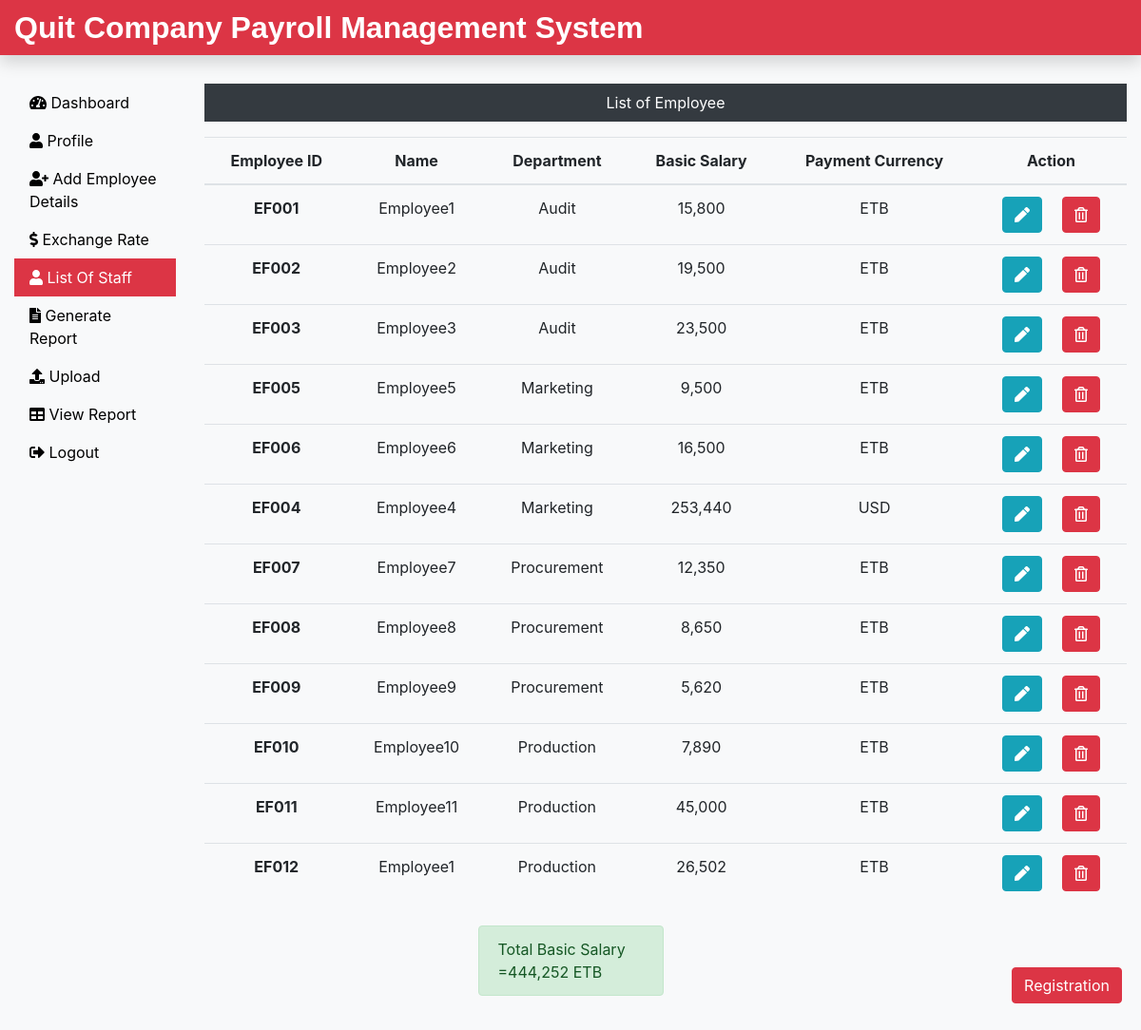
/Stafflist.php (signed in), run on the app's committed database.
### tables this page shows
CREATE TABLE `staff` (
  `ID` int(11) NOT NULL,
  `NameOfStaff` varchar(255) NOT NULL,
  `EmployeeID` varchar(55) NOT NULL,
  `Department` varchar(255) NOT NULL,
  `PaymentCurrency` varchar(255) NOT NULL,
  `BasicSalary` decimal(10,2) NOT NULL,
  `HousingAllowance` decimal(10,2) NOT NULL,
  `OvertimePayment` decimal(10,2) NOT NULL,
  `AnualBonus` decimal(10,2) NOT NULL,
  `FCA` decimal(10,2) NOT NULL,
  `CarAllowance` decimal(10,2) NOT NULL,
  `HolydayPay` decimal(10,2) NOT NULL,
  `Loan` decimal(10,2) NOT NULL,
  `BankName` varchar(255) NOT NULL,
  `BankAcc` varchar(255) NOT NULL,
  `emptype` varchar(255) NOT NULL
);

### Stafflist.php (the view, shortened to what this page needs)
<?php
include('includes/header.php');
include('dbConnection.php');
$er = null;
$sqli = "SELECT * FROM exchange_rate";
                           $resulti = $conn->query($sqli);
                           if ($resulti->num_rows == 1) {
                             $rowi = $resulti->fetch_assoc();
                             $er = $rowi["ETB"];
                           }
?>
<div class="col-sm-9 col-md-10 mt-5 text-center">
  <p class="bg-dark text-white p-2">List of Employee</p>
  <?php
    $sql = "SELECT * FROM staff";
    $result = $conn->query($sql);
    if($result->num_rows > 0){
        echo '<table class="table">
            <thead>
                <tr>
                    <th scope="col">Employee ID</th>
                    <th scope="col">Name</th>
                    <th scope="col">Department</th>
                    <th scope="col">Basic Salary</th>
                    <th scope="col">Payment Currency</th>
                    <th scope="col">Action</th>
                </tr>
            </thead>
            <tbody>';
        while($row = $result->fetch_assoc()){
            echo '<tr>';
            echo '<th scope="row">'.$row["EmployeeID"].'</th>';
            echo '<td>'. $row["NameOfStaff"].'</td>';
            echo '<td>'.$row["Department"].'</td>';
            if ($row['PaymentCurrency'] == 'USD') {
                $row['BasicSalary'] *= $er;}
            echo '<td>'.number_format($row["BasicSalary"]).'</td>';
            echo '<td>'.$row["PaymentCurrency"].'</td>';
            echo '<td>
                <form action="updateemployeedetail.php" method="POST" class="d-inline">
                    <input type="hidden" name="id" value='. $row["EmployeeID"] .'>
                    <button type="submit" class="btn btn-info mr-3" name="view" value="View">
                        <i class="fas fa-pen"></i>
                    </button>
                </form>
                <form action="" method="POST" class="d-inline">
                    <input type="hidden" name="id" value='. $row["EmployeeID"] .'>
                    <button type="submit" class="btn btn-danger" name="delete" value="Delete">
                    <i class="far fa-trash-alt"></i>
                    </button>
                    </form>
            </td>
            </tr>';
        }
        echo '</tbody>
        </table>';
    } else {
        echo "0 Result";
    }
?>
</div>
</div>
<?php
$sql = "SELECT SUM(CASE WHEN PaymentCurrency = 'USD' THEN BasicSalary * $er ELSE BasicSalary END) AS totalBasicSalary FROM staff";
$result = $conn->query($sql);
if ($result->num_rows > 0) {
    $row = $result->fetch_assoc();
    $totalBasicSalary = $row['totalBasicSalary'];
    $msg = "<div class='alert alert-success col-sm-2 ml-5 mt-2 mx-auto' role='alert'>Total Basic Salary =" . number_format($totalBasicSalary) . "   ETB </div>";
} else {
    $msg = "<div class='alert alert-danger col-sm-2 ml-5 mt-2 mx-auto' role='alert'>No records found.</div>";
}
echo $msg;
?>
<div>
    <a class="btn btn-danger box" href="addemployee.php">Registration</a>
</div>
</div>
<?php
include('includes/footer.php');
?>

### includes/header.php (shortened to what this page needs)
<!DOCTYPE html>
<html lang="en">
<head>
    <link rel="stylesheet" href="css/bootstrap.min.css">
     <link rel="stylesheet" href="css/all.min.css">
    <link rel="stylesheet" href="css/custom.css">
</head>
<body class="bg-light">
    <nav class="navbar navbar-dark fixed-top bg-danger flex-md-nowrap p-0 shadow">
        <a class="navbar-brand col-sm-3 col-md-2 mr-0" href="staffpage.php">
            Quit Company Payroll Management System</a>
    </nav>
    <div class="container-fluid mb-5 " style="margin-top:40px;">
        <div class="row">
            <nav class="col-sm-2 bg-light sidebar py-5 d-print-none no-print">
                <div class="sidebar-sticky">
                    <ul class="nav flex-column">
                        <li class="nav-item">
                            <a class="nav-link <?php if(PAGE == 'dashboard') { echo 'active'; } ?> " href="dashboard.php">
                                <i class="fas fa-tachometer-alt"></i>
                                Dashboard
                            </a>
                        </li>
                        <li class="nav-item">
                            <a class="nav-link <?php if(PAGE == 'Staff profile') { echo 'active'; } ?>" href="staffpage.php">
                                <i class="fas fa-user"></i>
                                Profile <span class="sr-only">(current)</span>
                            </a>
                        </li>
                        <li class="nav-item">
                            <a class="nav-link <?php if(PAGE == 'addemployee') { echo 'active'; } ?>" href="addemployee.php">
                                <i class="fas fa-user-plus"></i>
                                Add Employee Details
                            </a>
                        </li>
                        <li class="nav-item">
                            <a class="nav-link <?php if(PAGE == 'exchangerate') { echo 'active'; } ?>" href="ExchangeRate.php">
                            <i class="fas fa-dollar-sign fs-3"></i>
                                 Exchange Rate
                            </a>
                        </li>
                        <li class="nav-item">
                             <a class="nav-link <?php if(PAGE == 'stafflist') { echo 'active'; } ?>" href="Stafflist.php">
                             <i class="fas fa-user"></i>
                                    List Of Staff
                             </a>
                        </li>
                        <li class="nav-item">
                            <a class="nav-link <?php if(PAGE == 'generatereport') { echo 'active'; } ?>" href="Generatereport.php">
                                <i class="fas fa-file-alt"></i>
                                 Generate Report
                            </a>
                        </li>
                        <li class="nav-item">
                            <a class="nav-link <?php if(PAGE == 'upload') { echo 'active'; } ?>" href="Upload.php">
                                <i class="fas fa-upload"></i>
                                 Upload
                            </a>
                        </li>
                        <li class="nav-item">
                            <a class="nav-link <?php if(PAGE == 'report') { echo 'active'; } ?>" href="PayrollReportView.php">
                                <i class="fas fa-table"></i>
                                 View Report
                            </a>
                        </li>
                        <li class="nav-item">
                            <a class="nav-link" href="logout.php">
                                <i class="fas fa-sign-out-alt"></i>
                                Logout
                            </a>
                        </li>
                    </ul>
                </div>
            </nav>

### includes/footer.php (shortened to what this page needs)
</body>
</html>

### css/custom.css (style rules this page uses)
.navbar-brand { font-family: 'Ubuntu', sans-serif; font-size: 2em; font-weight: bold; }
a { color: black; }
.active { color: white; background-color: #DC3545; }
.box { position: fixed; bottom: 10px; right: 20px; margin-bottom: 30px; }

### data on the page
staff: EmployeeID "EF001", NameOfStaff "Employee1", Department "Audit", BasicSalary "15,800", PaymentCurrency "ETB"
staff: EmployeeID "EF002", NameOfStaff "Employee2", Department "Audit", BasicSalary "19,500", PaymentCurrency "ETB"
staff: EmployeeID "EF003", NameOfStaff "Employee3", Department "Audit", BasicSalary "23,500", PaymentCurrency "ETB"
staff: EmployeeID "EF005", NameOfStaff "Employee5", Department "Marketing", BasicSalary "9,500", PaymentCurrency "ETB"
staff: EmployeeID "EF006", NameOfStaff "Employee6", Department "Marketing", BasicSalary "16,500", PaymentCurrency "ETB"
staff: EmployeeID "EF004", NameOfStaff "Employee4", Department "Marketing", BasicSalary "253,440", PaymentCurrency "USD"
staff: EmployeeID "EF007", NameOfStaff "Employee7", Department "Procurement", BasicSalary "12,350", PaymentCurrency "ETB"
staff: EmployeeID "EF008", NameOfStaff "Employee8", Department "Procurement", BasicSalary "8,650", PaymentCurrency "ETB"
staff: EmployeeID "EF009", NameOfStaff "Employee9", Department "Procurement", BasicSalary "5,620", PaymentCurrency "ETB"
staff: EmployeeID "EF010", NameOfStaff "Employee10", Department "Production", BasicSalary "7,890", PaymentCurrency "ETB"
staff: EmployeeID "EF011", NameOfStaff "Employee11", Department "Production", BasicSalary "45,000", PaymentCurrency "ETB"
staff: EmployeeID "EF012", NameOfStaff "Employee1", Department "Production", BasicSalary "26,502", PaymentCurrency "ETB"

### other printed values
$totalBasicSalary "444,252"
